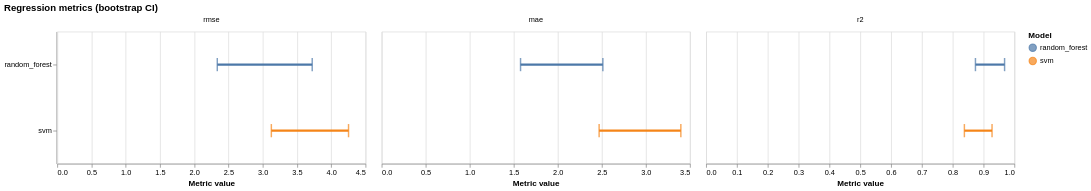

Notebook cell for this chart:
### Markdown cell above
## Pipeline evaluation

`plot_regression_metrics` facets by metric so each metric (RMSE, MAE, R²) gets its own y-axis —
comparing models across metrics on a shared scale would be misleading because the metrics live in
different units. Models sit on the x-axis within each facet, and each error bar shows the
bootstrap CI.

`plot_interval_metrics` facets by interval kind (confidence vs. prediction). Within each facet,
the metrics (width, MWI) are grouped on the x-axis and the models are color-coded — so the chart
compares confidence-against-confidence and prediction-against-prediction, not CI-against-PI.

### Code cell
plot_regression_metrics(report)

### Figure 1 — Vega-Lite specification as saved in the notebook (floating-point values rounded to 4 significant figures)
{"config": {"view": {"continuousWidth": 300, "continuousHeight": 300}}, "data": {"name": "data-aa885b417de4a9c00ff49a9bc9511e95"}, "facet": {"column": {"field": "metric", "sort": ["rmse", "mae", "r2"], "title": null, "type": "nominal"}}, "spec": {"layer": [{"mark": {"type": "rule", "size": 3}, "encoding": {"color": {"field": "model", "legend": {"title": "Model"}, "type": "nominal"}, "tooltip": [{"field": "model", "type": "nominal"}, {"field": "metric", "type": "nominal"}, {"field": "lower", "type": "quantitative"}, {"field": "upper", "type": "quantitative"}], "x": {"field": "lower", "title": "Metric value", "type": "quantitative"}, "x2": {"field": "upper"}, "y": {"field": "model", "title": null, "type": "nominal"}}}, {"mark": {"type": "tick", "size": 18, "thickness": 2}, "encoding": {"color": {"field": "model", "legend": {"title": "Model"}, "type": "nominal"}, "tooltip": [{"field": "model", "type": "nominal"}, {"field": "metric", "type": "nominal"}, {"field": "lower", "type": "quantitative"}, {"field": "upper", "type": "quantitative"}], "x": {"field": "lower", "title": "Metric value", "type": "quantitative"}, "y": {"field": "model", "title": null, "type": "nominal"}}}, {"mark": {"type": "tick", "size": 18, "thickness": 2}, "encoding": {"color": {"field": "model", "legend": {"title": "Model"}, "type": "nominal"}, "tooltip": [{"field": "model", "type": "nominal"}, {"field": "metric", "type": "nominal"}, {"field": "lower", "type": "quantitative"}, {"field": "upper", "type": "quantitative"}], "x": {"field": "upper", "title": "Metric value", "type": "quantitative"}, "y": {"field": "model", "title": null, "type": "nominal"}}}], "height": 180, "width": 420}, "resolve": {"scale": {"x": "independent"}}, "title": "Regression metrics (bootstrap CI)", "$schema": "https://vega.github.io/schema/vega-lite/v6.4.1.json", "datasets": {"data-aa885b417de4a9c00ff49a9bc9511e95": [{"metric": "rmse", "lower": 2.336, "upper": 3.722, "model": "random_forest"}, {"metric": "rmse", "lower": 3.125, "upper": 4.252, "model": "svm"}, {"metric": "mae", "lower": 1.577, "upper": 2.511, "model": "random_forest"}, {"metric": "mae", "lower": 2.469, "upper": 3.397, "model": "svm"}, {"metric": "r2", "lower": 0.8737, "upper": 0.9682, "model": "random_forest"}, {"metric": "r2", "lower": 0.8378, "upper": 0.9275, "model": "svm"}]}}
